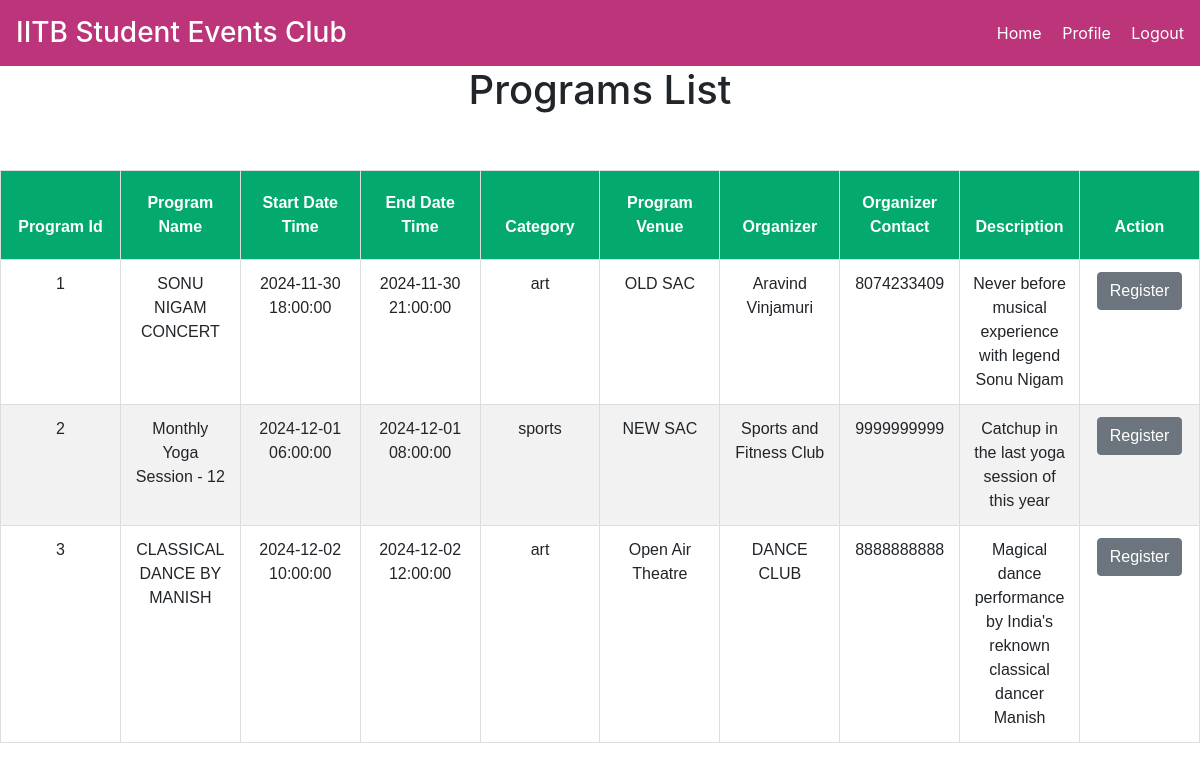
Screenshot of /userpview (signed in) with the database file from the repository.
### wellness/models.py (models this page shows)
class WellnessProgram(db.Model):
    pid = db.Column(db.Integer, primary_key=True)
    pname = db.Column(db.String(100))
    pstart = db.Column(db.DateTime, default=datetime.now(timezone.utc))
    pend = db.Column(db.DateTime,  default=datetime.now(timezone.utc))
    pvenue = db.Column(db.String(100))
    porganizer = db.Column(db.String(100))
    pdesc = db.Column(db.Text)
    pcontact = db.Column(db.String(20))
    pcategory = db.Column(db.String(100))

### wellness/main.py (the view)
@main.route("/userpview")
@login_required
def display_user_wp():
    wplist = WellnessProgram.query.all()
    return render_template("userprogramlist.html", programs=wplist)

### wellness/__init__.py (called while the page is built)
def create_app():
    app = Flask(__name__)
    app.config['DEBUG'] = True
    app.config['SECRET_KEY'] = "secret-key"
    app.config["SQLALCHEMY_DATABASE_URI"] = "sqlite:///db.sqlite"
    db.init_app(app)
    login_manager = LoginManager()
    login_manager.login_view = "auth.login"
    login_manager.init_app(app)
    from wellness.models import User
    @login_manager.user_loader
    def load_user(id):
        return User.query.get(id)
    from .main import main as main_blueprint
    app.register_blueprint(main_blueprint)
    from .auth import auth as auth_blueprint
    app.register_blueprint(auth_blueprint)
    return app

### wellness/templates/userprogramlist.html (shortened to what this page needs)
<!DOCTYPE html>
<html xmlns:th="http://www.thymeleaf.org">
<head>
<link rel="stylesheet" href="https://stackpath.bootstrapcdn.com/bootstrap/4.5.0/css/bootstrap.min.css">
<link rel="stylesheet" href="https://maxcdn.bootstrapcdn.com/font-awesome/4.7.0/css/font-awesome.min.css">
</head>
<body>
  <div class="navbar">
    <h3>IITB Student Events Club</h3>
    <div>
        <a href="/userhome">Home</a>
        <a href="/profile">Profile</a>
        <a href="/logout">Logout</a>
    </div>
</div>
 <h1 align="center">Programs List</h1>
    <div class="container">
        <br>
		<br>
        <div class="row">
            <table class="table" id="customers">
                <thead>
                    <tr>
                        <th>Program Id</th>
                        <th>Program Name</th>
                        <th>Start Date Time</th>
                        <th>End Date Time</th>
                        <th>Category</th>
                        <th>Program Venue</th>
                        <th>Organizer</th>
                        <th>Organizer Contact</th>
                        <th>Description</th>
                   		<th>Action</th>
                    </tr>
                </thead>
                <tbody>
                    {% for program in programs %}
                    <tr>
                        <td>{{ program.pid }}</td>
                        <td>{{ program.pname }}</td>
                        <td>{{ program.pstart }}</td>
                        <td>{{ program.pend }}</td>
                        <td>{{ program.pcategory }}</td>
                        <td>{{ program.pvenue }}</td>
                        <td>{{ program.porganizer }}</td>
                        <td>{{ program.pcontact }}</td>
                        <td>{{ program.pdesc }}</td>
                      	<td><a href="{{ url_for('main.register_wp', wpid=program.pid) }}" method="post" class="btn btn-secondary">Register
                        </a></td>
                    </tr>
                    {% endfor %}
                </tbody>
            </table>
        </div>
    </div>
</body>
</html>

### wellness/templates/userprogramlist.html (style rules this page uses)
* { box-sizing: border-box; }
html, body { width: 100%; height: 100%; margin: 0; padding: 0; }
body { overflow-x: hidden; }
.container { max-width: 100%; }
#customers { font-family: Arial, Helvetica, sans-serif; border-collapse: collapse; width: 100%; table-layout: fixed; word-wrap: break-word; }
#customers td, #customers th { border: 1px solid #ddd; padding: 12px; text-align: center; }
#customers tr:nth-child(even) { background-color: #f2f2f2; }
#customers th { padding-top: 20px; padding-bottom: 20px; background-color: #04AA6D; color: white; }
h1 { text-align: center; }
.navbar { background-color: rgb(188, 52, 122); color: white; padding: 1rem; display: flex; justify-content: space-between; align-items: center; }
.navbar h3 { margin: 0; }
.navbar a { color: white; text-decoration: none; margin-left: 1rem; }

### rows the page displays
WellnessProgram: pid "1", pname "SONU NIGAM CONCERT", pstart "2024-11-30 18:00:00", pend "2024-11-30 21:00:00", pcategory "art", pvenue "OLD SAC", porganizer "Aravind Vinjamuri", pcontact "8074233409", pdesc "Never before musical experience with legend Sonu Nigam"
WellnessProgram: pid "2", pname "Monthly Yoga Session - 12", pstart "2024-12-01 06:00:00", pend "2024-12-01 08:00:00", pcategory "sports", pvenue "NEW SAC", porganizer "Sports and Fitness Club", pcontact "9999999999", pdesc "Catchup in the last yoga session of this year"
WellnessProgram: pid "3", pname "CLASSICAL DANCE BY MANISH", pstart "2024-12-02 10:00:00", pend "2024-12-02 12:00:00", pcategory "art", pvenue "Open Air Theatre", porganizer "DANCE CLUB", pcontact "8888888888", pdesc "Magical dance performance by India's reknown classical dancer Manish"
